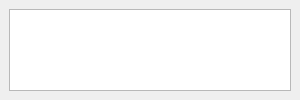
<?xml version="1.0" encoding="UTF-8"?>
<ui version="4.0">
 <class>MainWindow</class>
 <widget class="QMainWindow" name="MainWindow">
  <property name="geometry">
   <rect>
    <x>0</x>
    <y>0</y>
    <width>300</width>
    <height>100</height>
   </rect>
  </property>
  <property name="windowTitle">
   <string>大小写切换</string>
  </property>
  <widget class="QWidget" name="centralwidget">
   <layout class="QGridLayout" name="gridLayout">
    <item row="0" column="0">
     <widget class="QPlainTextEdit" name="plainTextEdit"/>
    </item>
   </layout>
  </widget>
 </widget>
 <resources/>
 <connections/>
</ui>
